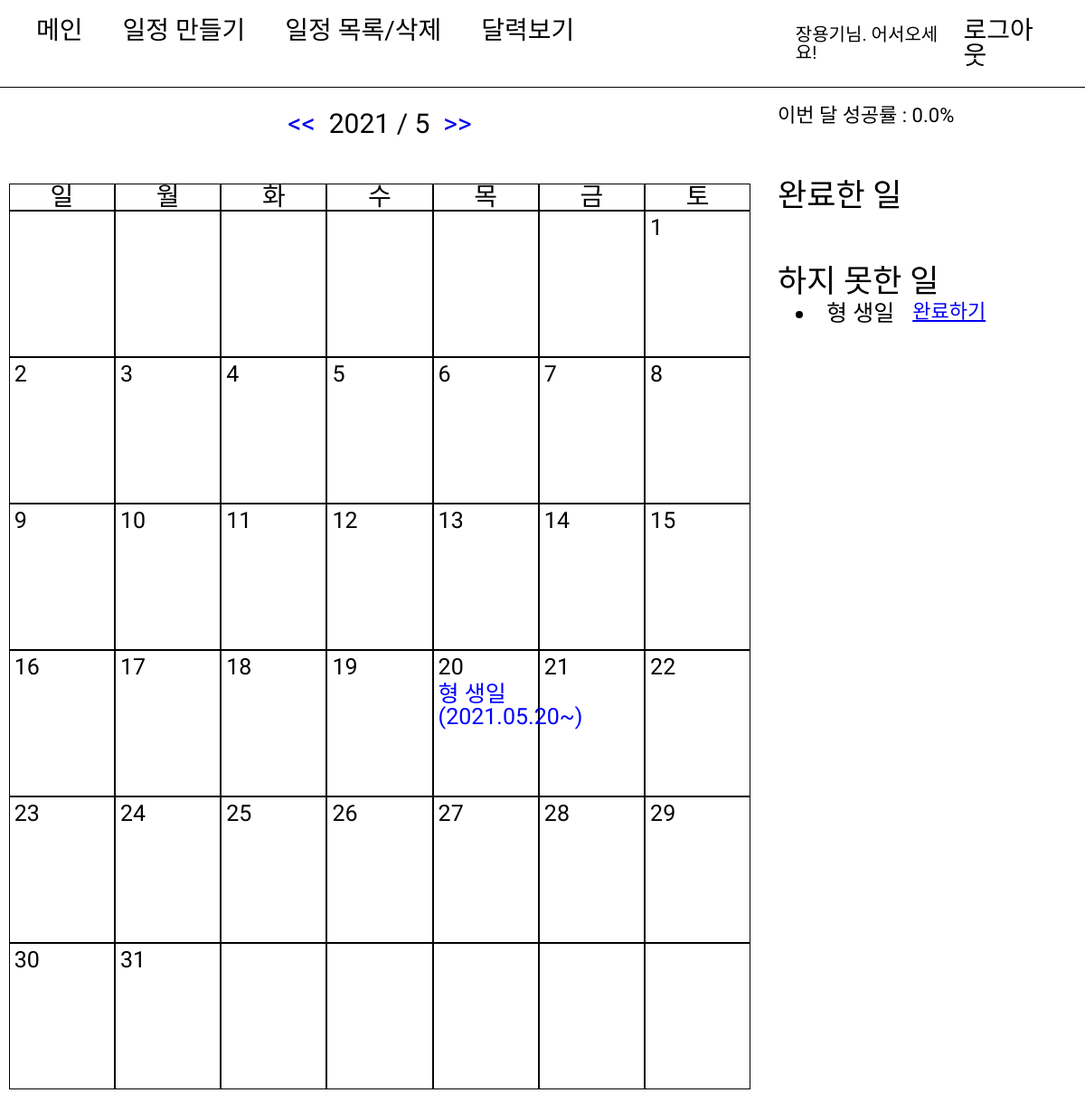
Page /2021/05/ (signed in) on the earlier database version.
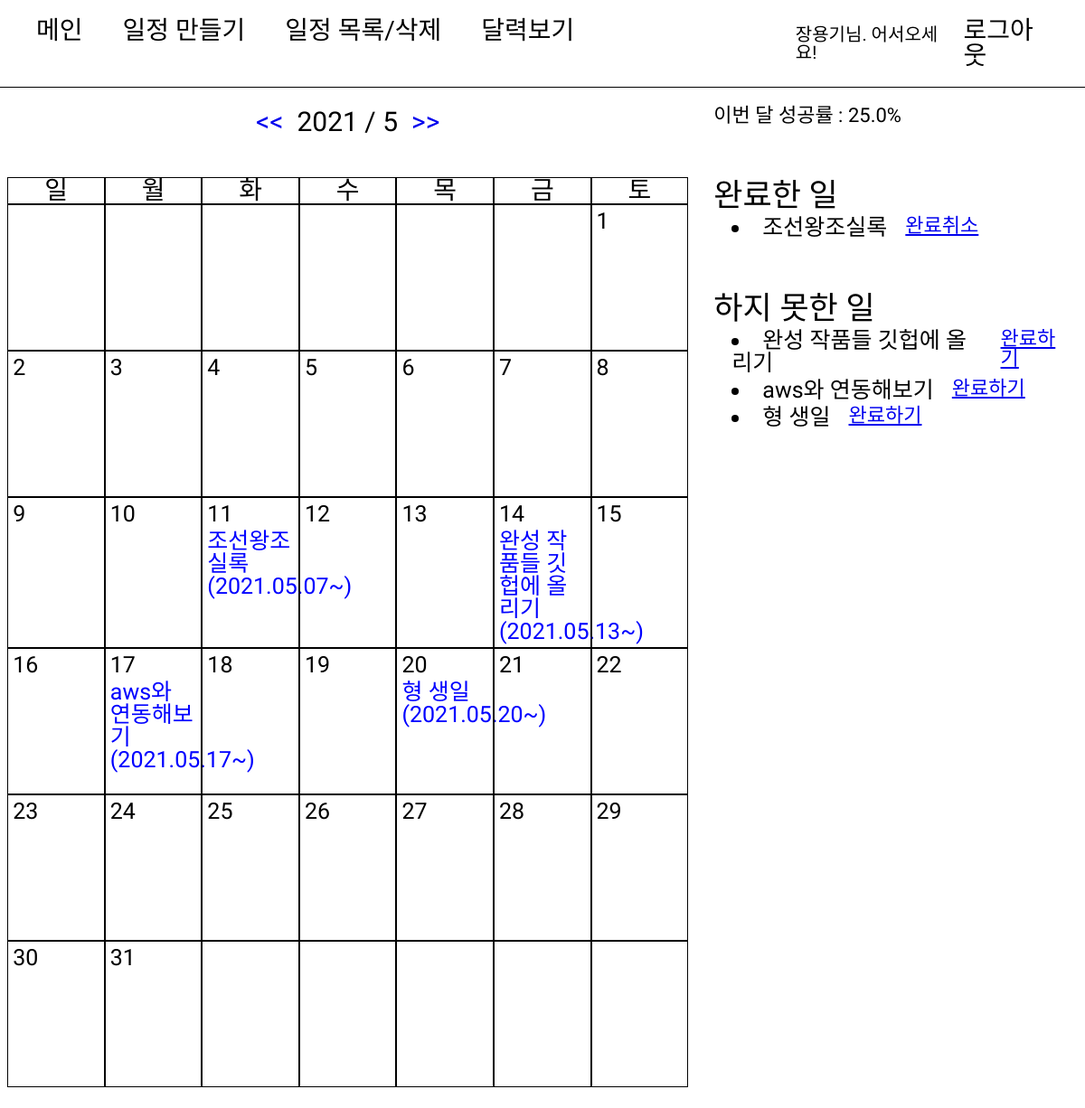
Same page on the later database version.
### diary/models.py (models this page shows)
class todoModel(models.Model):
    SUCCESS = 'S'
    FAIL = 'F'
    STATUS_CHOICE = [
        (SUCCESS, '성공'),
        (FAIL, '실패')
    ]
    status = models.CharField(max_length=10, choices=STATUS_CHOICE, default=FAIL)
    user = models.ForeignKey(
        'accounts.User', related_name='todo', on_delete=models.CASCADE
        )
    todo = models.CharField(max_length=200)
    start_date = models.DateField()
    end_date = models.DateField()
    created_at = models.DateTimeField(auto_now_add=True)
    class Meta:
        ordering = ['end_date']

### diary/views.py (the view)
# urls.py: path("<int:year>/<int:month>/", views.Detailcalendar, name="Detailcalendar"),
@login_required
def Detailcalendar(request, year, month):
    today = str(date.today())
    cal = today.split("-")
    today_year, today_month, today_day = cal[0], cal[1], cal[2]
    month_days = calendar.monthcalendar(int(year), int(month))
    month_begin = datetime.strptime(f"{year}-{month}-01", "%Y-%m-%d")
    end = calendar.monthrange(year, month)[1]
    month_end = datetime.strptime(f"{year}-{month}-{end}", "%Y-%m-%d")
    todo_list = todoModel.objects.filter(user=request.user)\
                    .filter(end_date__gte=month_begin)\
                    .filter(end_date__lte=month_end)
    success_todo = todoModel.objects.filter(user=request.user)\
                    .filter(end_date__gte=month_begin)\
                    .filter(end_date__lte=month_end)\
                    .filter(status="T")
    try:
        success_rate = round(len(success_todo)/len(todo_list)*100, 1)
    except:
        success_rate = 0
    days = [0,]
    for week_days in month_days:
        for week_day in week_days:
            days.append(week_day)
    days.pop()
    return render(request, "diary/calendar.html", {'days':days,
            'year':year, 'month':month,'today_year':today_year,
            'today_month':today_month, 'today_day':today_day, 'todo_list':todo_list,
            'success_todo':success_todo, 'success_rate':success_rate})

### templates/diary/calendar.html
{% extends "Layout.html" %}
{% block contents %}
<div class="header">
    <div class="header-nav">
        <a href="{% url 'diary:main' %}">메인</a>
        <a href="{% url 'diary:todo' %}">일정 만들기</a>
        <a href="{% url 'diary:list' %}">일정 목록/삭제</a>
        <a href="{% url 'diary:Detailcalendar' year month %}">달력보기</a>
    </div>
    <div class="header-user">
        <p>{{request.user.first_name}}님. 어서오세요!</p>
        <a href="{% url 'accounts:logout' %}">로그아웃</a>
    </div>
</div>
<div class="calendar">
    <div class="calendar_detail">
            <div class="calendar-title">
                {% if month|add:'0' > 1 %}
                <a href="{% url 'diary:Detailcalendar' year month|add:'-1' %}"><<</a>
                {% else %}
                <a href="{% url 'diary:Detailcalendar' year|add:'-1' 12 %}"><<</a>
                {% endif %}
            <div style="margin: 0 15px;"> {{year}} / {{month}} </div>
                {% if month|add:'0' < 12 %}
                <a href="{% url 'diary:Detailcalendar' year month|add:'1' %}">>></a>
                {% else %}
                <a href="{% url 'diary:Detailcalendar' year|add:'1' 1 %}">>></a>
                {% endif %}
            </div>
        <div class="calendar-content">
            <div class="days">일</div>
            <div class="days">월</div>
            <div class="days">화</div>
            <div class="days">수</div>
            <div class="days">목</div>
            <div class="days">금</div>
            <div class="days">토</div>
        {% for day in days %}
            {% if day != 0 %}
                <div class="days_day">
                    <p>{{day}}</p>
                    {% for list in todo_list %}
                        {% if day|add:'0' == list.end_date|date:'d'|add:'0' %}
                            <p style="color: blue;">{{list.todo}}({{list.start_date|date:'Y.m.d'}}~)</p>
                        {% endif %}
                    {% endfor %}
                </div>
            {% else %}
                <div class="days_day"></div>
            {% endif %}
        {% endfor %}
        </div>
    </div>
    <div class="todo-info">
        이번 달 성공률 : {{ success_rate }}%
        <div class="todo-info__title">완료한 일</div>
        {% for list in todo_list %}
            {% if list.status == 'T' %}
            <div class="todo-info__list">
                <li>{{list.todo}}</li>
                <a href="{% url 'diary:trans_todo' list.pk %}">완료취소</a>
            </div>
            {% endif %}
        {% endfor %}
        <div class="todo-info__title">하지 못한 일</div>
        {% for list in todo_list %}
            {% if list.status == 'F' %}
            <div class="todo-info__list">
                <li>{{list.todo}}</li>
                <a href="{% url 'diary:trans_todo' list.pk %}">완료하기</a>
            </div>
            {% endif %}
        {% endfor %}
    </div>
</div>
{% endblock %}

Differences in the rows shown:
added todoModel: todo "조선왕조실록", start_date "2021.05.07"
added todoModel: todo "완성 작품들 깃헙에 올리기", start_date "2021.05.13"
added todoModel: todo "aws와 연동해보기", start_date "2021.05.17"
Other differences:
{{ success_rate }}: "0.0" → "25.0"
